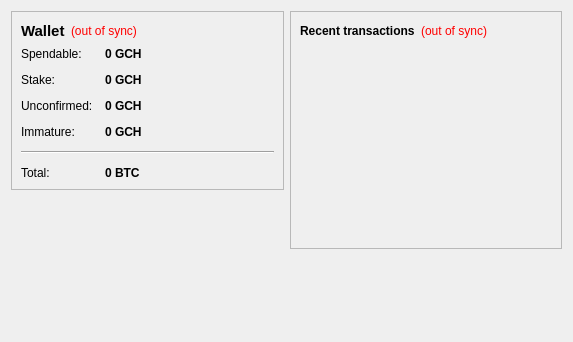
<?xml version="1.0" encoding="UTF-8"?>
<ui version="4.0">
 <class>OverviewPage</class>
 <widget class="QWidget" name="OverviewPage">
  <property name="geometry">
   <rect>
    <x>0</x>
    <y>0</y>
    <width>573</width>
    <height>342</height>
   </rect>
  </property>
  <property name="windowTitle">
   <string>Form</string>
  </property>
  <layout class="QHBoxLayout" name="horizontalLayout" stretch="1,1">
   <item>
    <layout class="QVBoxLayout" name="verticalLayout_2">
     <item>
      <widget class="QFrame" name="frame">
       <property name="frameShape">
        <enum>QFrame::StyledPanel</enum>
       </property>
       <property name="frameShadow">
        <enum>QFrame::Raised</enum>
       </property>
       <layout class="QVBoxLayout" name="verticalLayout_4">
        <item>
         <layout class="QHBoxLayout" name="horizontalLayout_4">
          <item>
           <widget class="QLabel" name="label_5">
            <property name="font">
             <font>
              <pointsize>11</pointsize>
              <weight>75</weight>
              <bold>true</bold>
             </font>
            </property>
            <property name="text">
             <string>Wallet</string>
            </property>
           </widget>
          </item>
          <item>
           <widget class="QLabel" name="labelWalletStatus">
            <property name="toolTip">
             <string>The displayed information may be out of date. Your wallet automatically synchronizes with the GChain network after a connection is established, but this process has not completed yet.</string>
            </property>
            <property name="styleSheet">
             <string notr="true">QLabel { color: red; }</string>
            </property>
            <property name="text">
             <string notr="true">(out of sync)</string>
            </property>
            <property name="alignment">
             <set>Qt::AlignLeading|Qt::AlignLeft|Qt::AlignVCenter</set>
            </property>
           </widget>
          </item>
          <item>
           <spacer name="horizontalSpacer_2">
            <property name="orientation">
             <enum>Qt::Horizontal</enum>
            </property>
            <property name="sizeHint" stdset="0">
             <size>
              <width>40</width>
              <height>20</height>
             </size>
            </property>
           </spacer>
          </item>
         </layout>
        </item>
        <item>
         <layout class="QFormLayout" name="formLayout_2">
          <property name="fieldGrowthPolicy">
           <enum>QFormLayout::AllNonFixedFieldsGrow</enum>
          </property>
          <property name="horizontalSpacing">
           <number>12</number>
          </property>
          <property name="verticalSpacing">
           <number>12</number>
          </property>
          <item row="0" column="0">
           <widget class="QLabel" name="label">
            <property name="text">
             <string>Spendable:</string>
            </property>
           </widget>
          </item>
          <item row="0" column="1">
           <widget class="QLabel" name="labelBalance">
            <property name="font">
             <font>
              <weight>75</weight>
              <bold>true</bold>
             </font>
            </property>
            <property name="cursor">
             <cursorShape>IBeamCursor</cursorShape>
            </property>
            <property name="toolTip">
             <string>Your current spendable balance</string>
            </property>
            <property name="text">
             <string notr="true">0 GCH</string>
            </property>
            <property name="textInteractionFlags">
             <set>Qt::LinksAccessibleByMouse|Qt::TextSelectableByKeyboard|Qt::TextSelectableByMouse</set>
            </property>
           </widget>
          </item>
          <item row="1" column="0">
           <widget class="QLabel" name="label_6">
            <property name="text">
             <string>Stake:</string>
            </property>
           </widget>
          </item>
          <item row="1" column="1">
           <widget class="QLabel" name="labelStake">
            <property name="font">
             <font>
              <weight>75</weight>
              <bold>true</bold>
             </font>
            </property>
            <property name="cursor">
             <cursorShape>IBeamCursor</cursorShape>
            </property>
            <property name="toolTip">
             <string>Total of coins that was staked, and do not yet count toward the current balance</string>
            </property>
            <property name="text">
             <string notr="true">0 GCH</string>
            </property>
            <property name="textInteractionFlags">
             <set>Qt::LinksAccessibleByMouse|Qt::TextSelectableByKeyboard|Qt::TextSelectableByMouse</set>
            </property>
           </widget>
          </item>
          <item row="2" column="0">
           <widget class="QLabel" name="label_3">
            <property name="text">
             <string>Unconfirmed:</string>
            </property>
           </widget>
          </item>
          <item row="2" column="1">
           <widget class="QLabel" name="labelUnconfirmed">
            <property name="font">
             <font>
              <weight>75</weight>
              <bold>true</bold>
             </font>
            </property>
            <property name="cursor">
             <cursorShape>IBeamCursor</cursorShape>
            </property>
            <property name="toolTip">
             <string>Total of transactions that have yet to be confirmed, and do not yet count toward the current balance</string>
            </property>
            <property name="text">
             <string notr="true">0 GCH</string>
            </property>
            <property name="textInteractionFlags">
             <set>Qt::LinksAccessibleByMouse|Qt::TextSelectableByKeyboard|Qt::TextSelectableByMouse</set>
            </property>
           </widget>
          </item>
          <item row="3" column="0">
           <widget class="QLabel" name="labelImmatureText">
            <property name="text">
             <string>Immature:</string>
            </property>
           </widget>
          </item>
          <item row="3" column="1">
           <widget class="QLabel" name="labelImmature">
            <property name="font">
             <font>
              <weight>75</weight>
              <bold>true</bold>
             </font>
            </property>
            <property name="toolTip">
             <string>Mined balance that has not yet matured</string>
            </property>
            <property name="text">
             <string notr="true">0 GCH</string>
            </property>
            <property name="textInteractionFlags">
             <set>Qt::LinksAccessibleByMouse|Qt::TextSelectableByKeyboard|Qt::TextSelectableByMouse</set>
            </property>
           </widget>
          </item>
          <item row="4" column="0" colspan="2">
           <widget class="Line" name="line">
            <property name="orientation">
             <enum>Qt::Horizontal</enum>
            </property>
           </widget>
          </item>
          <item row="5" column="0">
           <widget class="QLabel" name="labelTotalText">
            <property name="text">
             <string>Total:</string>
            </property>
           </widget>
          </item>
          <item row="5" column="1">
           <widget class="QLabel" name="labelTotal">
            <property name="font">
             <font>
              <weight>75</weight>
              <bold>true</bold>
             </font>
            </property>
            <property name="cursor">
             <cursorShape>IBeamCursor</cursorShape>
            </property>
            <property name="toolTip">
             <string>Your current total balance</string>
            </property>
            <property name="text">
             <string notr="true">0 BTC</string>
            </property>
            <property name="textInteractionFlags">
             <set>Qt::LinksAccessibleByMouse|Qt::TextSelectableByKeyboard|Qt::TextSelectableByMouse</set>
            </property>
           </widget>
          </item>
         </layout>
        </item>
       </layout>
      </widget>
     </item>
     <item>
      <spacer name="verticalSpacer">
       <property name="orientation">
        <enum>Qt::Vertical</enum>
       </property>
       <property name="sizeHint" stdset="0">
        <size>
         <width>20</width>
         <height>40</height>
        </size>
       </property>
      </spacer>
     </item>
    </layout>
   </item>
   <item>
    <layout class="QVBoxLayout" name="verticalLayout_3">
     <item>
      <widget class="QFrame" name="frame_2">
       <property name="frameShape">
        <enum>QFrame::StyledPanel</enum>
       </property>
       <property name="frameShadow">
        <enum>QFrame::Raised</enum>
       </property>
       <layout class="QVBoxLayout" name="verticalLayout">
        <item>
         <layout class="QHBoxLayout" name="horizontalLayout_2">
          <item>
           <widget class="QLabel" name="label_4">
            <property name="text">
             <string>&lt;b&gt;Recent transactions&lt;/b&gt;</string>
            </property>
           </widget>
          </item>
          <item>
           <widget class="QLabel" name="labelTransactionsStatus">
            <property name="toolTip">
             <string>The displayed information may be out of date. Your wallet automatically synchronizes with the GChain network after a connection is established, but this process has not completed yet.</string>
            </property>
            <property name="styleSheet">
             <string notr="true">QLabel { color: red; }</string>
            </property>
            <property name="text">
             <string notr="true">(out of sync)</string>
            </property>
            <property name="alignment">
             <set>Qt::AlignRight|Qt::AlignTrailing|Qt::AlignVCenter</set>
            </property>
           </widget>
          </item>
          <item>
           <spacer name="horizontalSpacer">
            <property name="orientation">
             <enum>Qt::Horizontal</enum>
            </property>
            <property name="sizeHint" stdset="0">
             <size>
              <width>40</width>
              <height>20</height>
             </size>
            </property>
           </spacer>
          </item>
         </layout>
        </item>
        <item>
         <widget class="QListView" name="listTransactions">
          <property name="styleSheet">
           <string notr="true">QListView { background: transparent; }</string>
          </property>
          <property name="frameShape">
           <enum>QFrame::NoFrame</enum>
          </property>
          <property name="verticalScrollBarPolicy">
           <enum>Qt::ScrollBarAlwaysOff</enum>
          </property>
          <property name="horizontalScrollBarPolicy">
           <enum>Qt::ScrollBarAlwaysOff</enum>
          </property>
          <property name="selectionMode">
           <enum>QAbstractItemView::NoSelection</enum>
          </property>
         </widget>
        </item>
       </layout>
      </widget>
     </item>
     <item>
      <spacer name="verticalSpacer_2">
       <property name="orientation">
        <enum>Qt::Vertical</enum>
       </property>
       <property name="sizeHint" stdset="0">
        <size>
         <width>20</width>
         <height>40</height>
        </size>
       </property>
      </spacer>
     </item>
    </layout>
   </item>
  </layout>
 </widget>
 <resources/>
 <connections/>
</ui>
